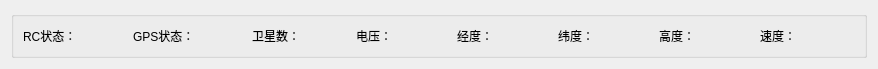
<?xml version="1.0" encoding="UTF-8"?>
<ui version="4.0">
 <class>IAgriVideoPlayerStateDialog</class>
 <widget class="QWidget" name="IAgriVideoPlayerStateDialog">
  <property name="geometry">
   <rect>
    <x>0</x>
    <y>0</y>
    <width>878</width>
    <height>69</height>
   </rect>
  </property>
  <property name="windowTitle">
   <string>Form</string>
  </property>
  <layout class="QGridLayout" name="gridLayout_2">
   <item row="0" column="0">
    <widget class="QGroupBox" name="groupBox">
     <property name="title">
      <string/>
     </property>
     <layout class="QGridLayout" name="gridLayout">
      <item row="0" column="0">
       <widget class="QLabel" name="label">
        <property name="text">
         <string>RC状态：</string>
        </property>
       </widget>
      </item>
      <item row="0" column="1">
       <widget class="QLabel" name="label_RCState">
        <property name="text">
         <string/>
        </property>
       </widget>
      </item>
      <item row="0" column="2">
       <widget class="QLabel" name="label_4">
        <property name="text">
         <string>GPS状态：</string>
        </property>
       </widget>
      </item>
      <item row="0" column="3">
       <widget class="QLabel" name="label_GPSState">
        <property name="text">
         <string/>
        </property>
       </widget>
      </item>
      <item row="0" column="4">
       <widget class="QLabel" name="label_6">
        <property name="text">
         <string>卫星数：</string>
        </property>
       </widget>
      </item>
      <item row="0" column="5">
       <widget class="QLabel" name="label_moonNumber">
        <property name="text">
         <string/>
        </property>
       </widget>
      </item>
      <item row="0" column="6">
       <widget class="QLabel" name="label_9">
        <property name="text">
         <string>电压：</string>
        </property>
       </widget>
      </item>
      <item row="0" column="7">
       <widget class="QLabel" name="label_power">
        <property name="text">
         <string/>
        </property>
       </widget>
      </item>
      <item row="0" column="8">
       <widget class="QLabel" name="label_3">
        <property name="text">
         <string>经度：</string>
        </property>
       </widget>
      </item>
      <item row="0" column="9">
       <widget class="QLabel" name="label_longtitude">
        <property name="text">
         <string/>
        </property>
       </widget>
      </item>
      <item row="0" column="10">
       <widget class="QLabel" name="label_12">
        <property name="text">
         <string>纬度：</string>
        </property>
       </widget>
      </item>
      <item row="0" column="11">
       <widget class="QLabel" name="label_latitude">
        <property name="text">
         <string/>
        </property>
       </widget>
      </item>
      <item row="0" column="12">
       <widget class="QLabel" name="label_13">
        <property name="text">
         <string>高度：</string>
        </property>
       </widget>
      </item>
      <item row="0" column="13">
       <widget class="QLabel" name="label_altitude">
        <property name="text">
         <string/>
        </property>
       </widget>
      </item>
      <item row="0" column="14">
       <widget class="QLabel" name="label_15">
        <property name="text">
         <string>速度：</string>
        </property>
       </widget>
      </item>
      <item row="0" column="15">
       <widget class="QLabel" name="label_speed">
        <property name="text">
         <string/>
        </property>
       </widget>
      </item>
     </layout>
    </widget>
   </item>
  </layout>
 </widget>
 <resources/>
 <connections/>
</ui>
